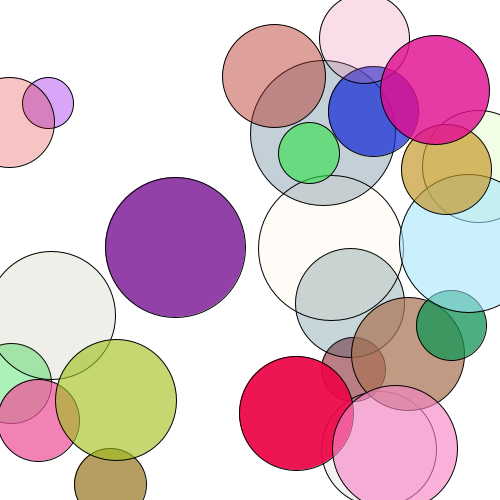
Frame 1 (no input)
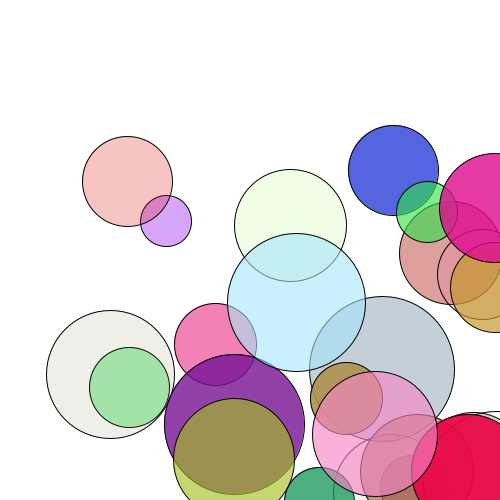
Frame 60 (the mouse pressed at the canvas centre just before this capture)
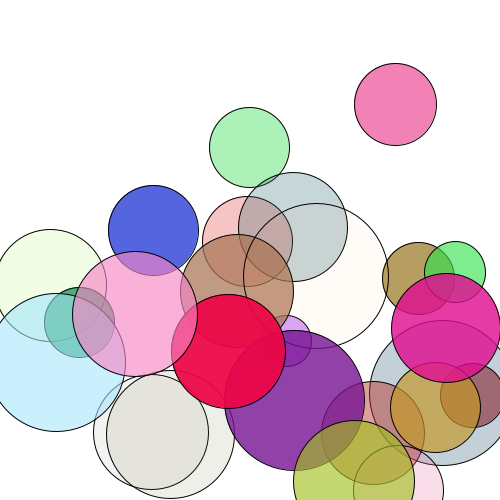
Frame 120 (the mouse held since frame 60 and released just before this capture)

The Processing sketch that drew these frames (run headless with seeded random() and noise(); from frame 60 on, the mouse is pressed at the canvas centre):

// Processing sketch: processing_105825
// ── processing_105825.pde

int[] x = new int [25];
int[] y = new int [25];
int[] size = new int [25];
int[] xs = new int [25];
int[] ys = new int [25];
int[] col = new int [25];
int[] col2 = new int [25];
int[] col3 = new int [25];
int[] opc = new int [25];

void setup () {
  size(500, 500);



  for (int i = 0; i < 25; i++) {
    x[i] = int(random(0, 499));
    y[i] = int(random(0, 500));
    size[i] = int(random(50, 150));
    xs[i] = int(random(1, 5));
    ys[i] = int(random(1, 5));
    col[i] = int(random(1, 255));
    col2[i] = int(random(1, 255));
    col3[i] = int(random(1, 255));
    opc[i] = int(random(1, 255));
         fill(col[i], col2[i], col3[i], opc[i]);
  }
}

void draw () {


  background(255);
  for (int i = 0; i < 25; i++) {
    x[i] = int(x[i] + xs[i]);
    y[i] = int(y[i] + ys[i]);
    fill(col[i], col2[i], col3[i], opc[i]);
    ellipse (x[i], y[i], size[i], size[i]);

    if (x[i] >= width) {
      xs[i] *= -1;
    }
    if (x[i] <= 0) {
      xs[i] *= -1;
    }
    if (y[i] >= height) {
      ys[i] *= -1;
    }
    if (y[i] <= 0) {
      ys[i] *= -1;
    }
    if (mousePressed) {
      // check if it's the left mouse button
      if (mouseButton == LEFT) {
        // check if the last key pressed was a c (for circle)
        
          ellipse(random(width), random(height), 20, 20);
        }
      }
    }
  }
